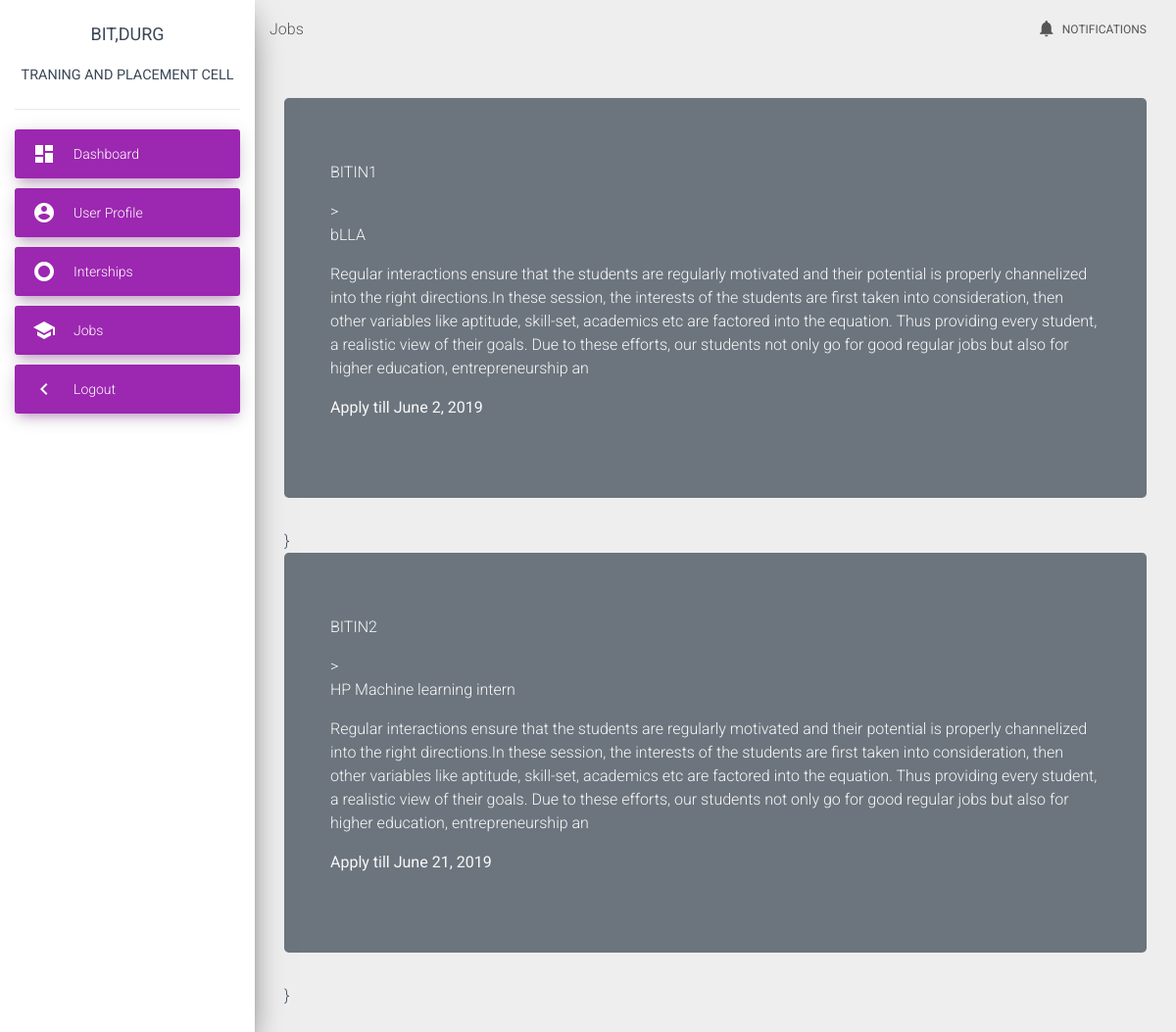
The app's page /jobs/ (signed in), older data.
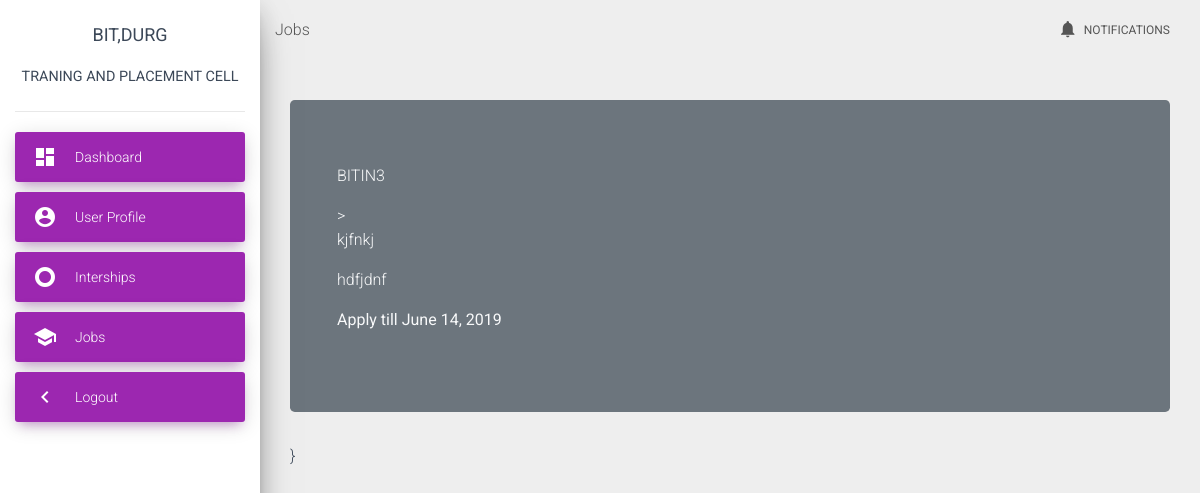
The same page, newer data.
### student/models.py (models this page shows, shortened)
class Jobs(models.Model):
    head          = models.CharField(max_length=100,null=True)
    body          = models.CharField(max_length=500,null=True)
    starting_date = models.DateField(default=datetime.date.today,null=True)
    ending_date   = models.DateField(default=datetime.date.today,null=True)

### student/views.py (the view)
# urls.py: path('jobs/', jobs , name='jobs' ),
@login_required
def jobs(request):
    jobs_object = Jobs.objects.all()
    return render(request, 'user/jobs.html',{'i':jobs_object})

### student/templates/user/jobs.html (shortened to what this page needs)
{% extends 'index.html' %}
{% block head %}Jobs{% endblock %}
{% load crispy_forms_tags %}
{% block content %}
{% for a in i %}
<div class="jumbotron bg-secondary text-light ">
	<div class="container">
		<p>BITIN{{a.id}}</p>>
				<p>{{a.head}}</p>
				<p>{{a.body}}</p>
				<p><strong>Apply till {{a.ending_date}}</strong></p>
			</div>
		</div>}
{% endfor %}
{% endblock %}

### student/templates/index.html (shortened to what this page needs)
{% load static %}
{% load crispy_forms_tags %}
<!doctype html>
<html lang="en">
<head>
  <link rel="stylesheet" href="https://maxcdn.bootstrapcdn.com/font-awesome/latest/css/font-awesome.min.css">
  <link href="{% static 'css/material-dashboard.css' %}" rel="stylesheet" />
</head>
<body>
  <div class="wrapper ">
    <div class="sidebar" data-color="purple" data-background-color="white">
      <div class="logo">
        <a href="#" class="simple-text logo-mini">
          BIT,Durg
        </a>
        <a href="#" class="simple-text logo-normal">
          <small>Traning And Placement Cell</small>
        </a>
      </div>
      <div class="sidebar-wrapper">
        <ul class="nav">
          <li class="nav-item active  ">
            <a class="nav-link" href="{% url 'dashboard' %}">
              <i class="material-icons">dashboard</i>
              <p>Dashboard</p>
            </a>
          </li>
          <li class="nav-item active  ">
            <a class="nav-link" href="{% url 'profile' %}">
              <i class="material-icons">account_circle</i>
              <p>User Profile</p>
            </a>
          </li>
          <li class="nav-item active  ">
            <a class="nav-link" href="{% url 'internships' %}">
              <i class="material-icons">trip_origin</i>
              <p>Interships</p>
            </a>
          </li>
          <li class="nav-item active  ">
            <a class="nav-link" href="{% url 'jobs' %}">
              <i class="material-icons">school</i>
              <p>Jobs</p>
            </a>
          </li>
          <li class="nav-item active  ">
            <a class="nav-link" href="{% url 'logout' %}">
              <i class="material-icons">navigate_before</i>
              <p>Logout</p>
            </a>
          </li>
        </ul>
      </div>
    </div>
    <div class="main-panel">
      <nav class="navbar navbar-expand-lg navbar-transparent navbar-absolute fixed-top ">
        <div class="container-fluid">
          <div class="navbar-wrapper">
            {% block head %}
        {% endblock %}
          </div>
          <div class="collapse navbar-collapse justify-content-end">
            <ul class="navbar-nav">
              <li class="nav-item">
                <a class="nav-link" href="#pablo">
                  <i class="material-icons">notifications</i> Notifications
                </a>
              </li>
            </ul>
          </div>
        </div>
      </nav>
      <div class="content">
        <div class="container-fluid">
        {% block content %}
        {% endblock %}
        </div>
      </div>
    </div>
  </div>
</body>
</html>

Row changes from the older to the newer data that the page shows:
removed Jobs: id "1", head "bLLA", body "Regular interactions ensure that the students are regularly motivated and their potential is properly channelized into the right directions.In these session, the interests of the students are first taken into consideration, then other variables like aptitude, skill-set, academics etc are factored into the equation. Thus providing every student, a realistic view of their goals. Due to these efforts, our students not only go for good regular jobs but also for higher education, entrepreneurship an", ending_date "June 2, 2019"
removed Jobs: id "2", head "HP Machine learning intern", body "Regular interactions ensure that the students are regularly motivated and their potential is properly channelized into the right directions.In these session, the interests of the students are first taken into consideration, then other variables like aptitude, skill-set, academics etc are factored into the equation. Thus providing every student, a realistic view of their goals. Due to these efforts, our students not only go for good regular jobs but also for higher education, entrepreneurship an", ending_date "June 21, 2019"
added Jobs: id "3", head "kjfnkj", body "hdfjdnf", ending_date "June 14, 2019"
